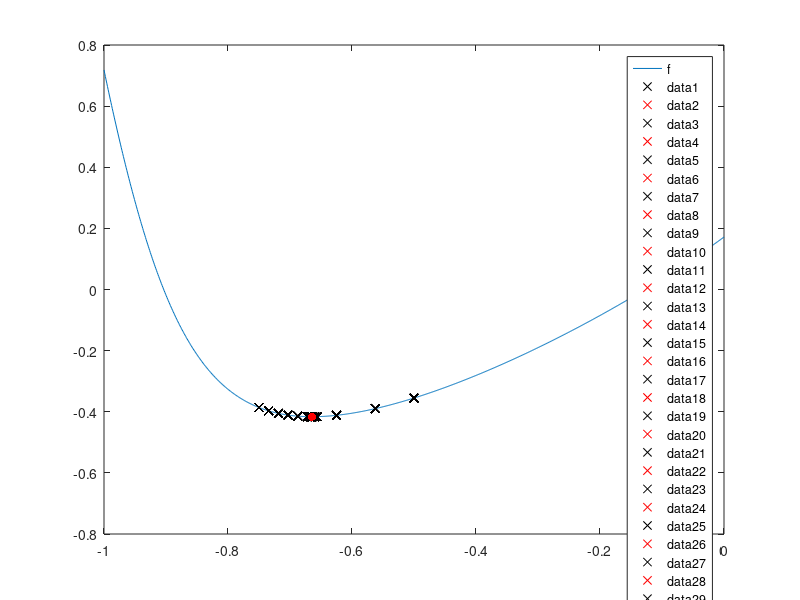

Source code (MATLAB):
% Метод поразрядного поиска
function lab1()
    % очистка command window перед каждым новым запуском
    clc();

    disp('Дубовицкая Ольга Николаевна. ИУ7-21М');
    disp('Лабораторная работа №1. Вариант 4');

    % "дебаггинг": 1 - вывод всех р-тов; 0 - только ответ
    debugFlg = 1;

    % задержка
    delayS = 0;

    % отрезок [a, b] для построения графика функции
    a = -1;
    b = 0;
    fprintf('\n* Отрезок для построения графика целевой ф-ции [%d, %d]\n', a, b);
    % погрешность
    eps = 1e-6;
    fprintf('* Заданная точность eps = %.6f\n\n', eps);

    % построение графика функции f на [a, b]
    fplot(@f, [a, b]);
    % возможность добавлять новые эл-ты на уже существующий график
    hold on;
    
    % вызов ф-ции поразрядного поиска 
    [xStar, fStar] = bitwiseSearch(a, b, eps, debugFlg, delayS);

    % добавление точки (x*, f(x*)) на график в виде красной точки
    scatter(xStar, fStar, 'r', 'filled');
end

function [x0, f0] = bitwiseSearch(a, b, eps, debugFlg, delayS)
    % счётчик вычислений
    i = 0;
    
    % инициализация начальной точки
    x0 = a;
    % вычисление значения функции в начальной точке
    f0 = f(x0);

    % выводятся посчитанные x0 и f0
    if debugFlg
        disp('Начальная точка и значение целевой ф-ции в ней:');
        fprintf('STEP №%d (x0, f0) --> x0=%.10f f0=%.10f\n\n', i, x0, f0);
    end

    % вычисление delta
    delta = (b - a) / 4;
    if debugFlg
        disp('Вычисляем значение delta = (b-a)/4 :');
        fprintf('>>> delta=%.10f\n\n', delta);
    end

    plot_x = [];
    plot_f = [];

    while 1
        i = i + 1;
        % итеративно изменим точку x0
        x1 = x0 + delta;
        % вычисление значения фукнции в новой точке
        f1 = f(x1);

        if debugFlg
            % выводятся посчитанные x1 и f1
            disp(' ');
            disp('Новая точка x1 и значение целевой ф-ции в ней:');
            fprintf('STEP №%2d (x1, f1) --> x1=%.10f f1=%.10f\n\n', i, x1, f1);

            % добавляем новые значения в соответствующие массивы
            plot_x(end + 1) = x1;
            plot_f(end + 1) = f1;

            % строим график, используя массивы 
            % график с маркерами в форме крестиков (х) и чёрным цветом (k)
            plot(plot_x, plot_f, 'xk');

            % добавлем на график точку (x1, f1)
            % в виде красного крестика
            plot(x1, f1, 'xr');
            % возможность добавлять новые эл-ты на уже существующий график
            hold on;
            % приостановка программы на delayS секунд
            % (чтобы изменения на графики происходили с некоторой задержкой)
            pause(delayS);
        end

        % если значение функции в новой точке меньше чем в текущей
        if f0 > f1
            if debugFlg
                disp('Сравним значения ф-ции f0 (в текущей точке) и f1 (в новой точке):');
                fprintf('f0=%.10f\n', f0);
                fprintf('f1=%.10f\n', f1);
                disp('>>> f0 > f1');
                disp('>>> Значение функции в новой точке меньше, чем в текущей');
                disp(' ');
                disp('Проверим, лежит ли x1 в интервале (a, b):');
            end
            
            if a < x1 && x1 < b
                if debugFlg
                    disp('>>> x1 принадлежит (a; b)');
                    disp(' ');
                    fprintf('Теперь x0 := x1 = %.10f; f0 := f1 = %.10f\n', x1, f1);
                    fprintf('delta остаётся прежним: delta=%.10f\n', delta);
                end
                x0 = x1;
                f0 = f1;
                continue
            else
                if debugFlg
                    disp('>>> x1 лежит вне (a;b)');
                    disp(' ');
                    disp('Сравним |delta| с eps:');
                end

                if abs(delta) < eps
                    if debugFlg
                        disp('>>> |delta| < eps');
                        disp(' ');
                        disp('x* найден');
                    end
                    break;
                else
                    delta = -delta / 4;

                    if debugFlg
                        disp('>>> |delta| >= eps');
                        disp (' ');
                        disp('Уменьшаем delta в 4 раза и меняем направление шага:');
                        fprintf('>>> delta=%.10f\n', delta);
                    end
                    
                    x0 = x1;
                    f0 = f1;
                end
            end
        % иначе уменьшаем шаг и продолжаем поиск
        else
            if debugFlg
                disp('Сравним значения ф-ции f0 (в текущей точке) и f1 (в новой точке):');
                fprintf('f0=%.10f\n', f0);
                fprintf('f1=%.10f\n', f1);
                disp('>>> f0 < f1');
                disp('>>> Значение функции в новой точке больше, чем в текущей');
                disp(' ');
                disp('Сравним |delta| с eps:');
            end

            if abs(delta) < eps
                if debugFlg
                    disp('>>> |delta| < eps');
                    disp('x* найден');
                end
                break;
            else
                delta = -delta / 4;
                
                if debugFlg
                    disp('>>> |delta| >= eps');
                    disp('Уменьшаем delta в 4 раза и меняем направление шага:');
                    fprintf('>>> delta=%.10f\n', delta);
                end
                
                x0 = x1;
                f0 = f1;
            end
        end
    end

    i = i + 1;
    if debugFlg
        fprintf('\n%2d COUNTS --> x*=%.10f f(x*)=%.10f\n', i, x0, f0);
    end

    fprintf('Результат (для eps = %.6f): x*=%.10f f(x*)=%.10f\n', eps, x0, f0);
    plot(plot_x, plot_f, 'xk');
end

function y = f(x)
    y =  tanh(5*power(x,2) + 3*x - 2) + exp((power(x,3) + 6*power(x,2) + 12*x + 8) ./ (2*power(x,2) + 8*x + 7)) - 2.0;
end
